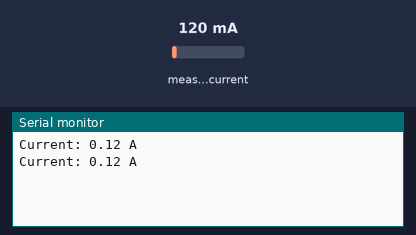
Bench run of a sketch on a simulated ESP32. Shown: the last lines printed to the serial monitor. The test bench sets the inputs (shaded band); at power-on: measured current 120 mA.

Above: at 1.8 s.
1.9 s: measured current set to 40 mA
At 2.9 s:
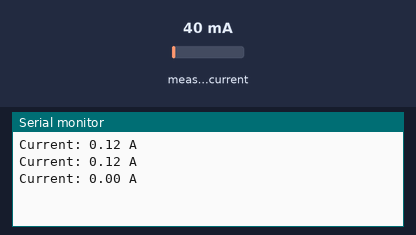
3.4 s: measured current set to 500 mA
At 4.9 s:
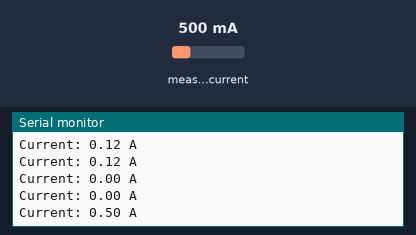
Timing chart, 0 to 6.4 s (numbered marks = the images above; inputs shaded):
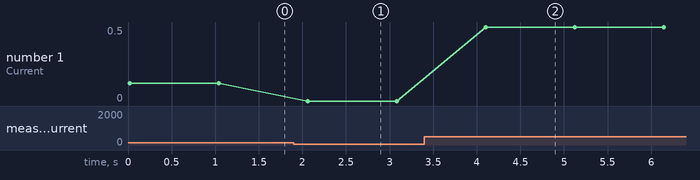

Measured:
- after the input at 1.9 s, the serial monitor: prints a new line after 0.16 s (image 1)
- after the input at 3.4 s, the serial monitor: prints a new line after 0.70 s (image 2)
- plotted number 1: 0.12 → 0 after the input at 1.9 s, 0 → 0.5 after the input at 3.4 s

The sketch:

ACS712_Current_Sensor_Test.ino
```cpp
#include "ACS712.h"

#define SENSOR_PIN 35

ACS712 ACS(SENSOR_PIN, 3.3, 4095, 100);
// 185 = for 5A module
// 100 = for 20A module
// 66  = for 30A module

void setup() {
  Serial.begin(115200);
  ACS.autoMidPoint();  // automatic offset calibration
}

void loop() {

  float current = ACS.mA_AC(50);  // measure AC current

  if (current < 50) {
    current = 0;
  }

  Serial.print("Current: ");
  Serial.print(current / 1000.0);  // convert mA → A
  Serial.println(" A");

  delay(1000);
}
```
